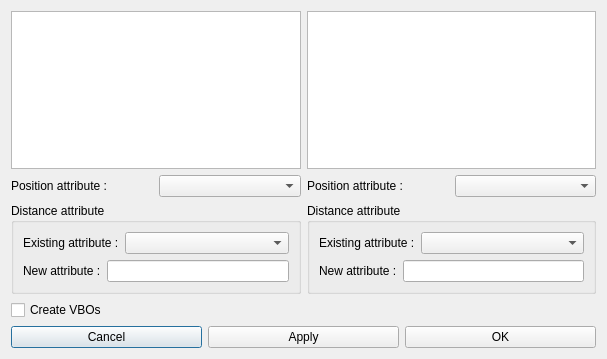
<?xml version="1.0" encoding="UTF-8"?>
<ui version="4.0">
 <class>Dialog_ComputeDistance</class>
 <widget class="QDialog" name="Dialog_ComputeDistance">
  <property name="geometry">
   <rect>
    <x>0</x>
    <y>0</y>
    <width>607</width>
    <height>359</height>
   </rect>
  </property>
  <property name="windowTitle">
   <string>Compute Distance</string>
  </property>
  <layout class="QVBoxLayout" name="verticalLayout_5">
   <item>
    <layout class="QHBoxLayout" name="horizontalLayout_8">
     <item>
      <layout class="QVBoxLayout" name="verticalLayout_3">
       <item>
        <widget class="QListWidget" name="list_maps_1"/>
       </item>
       <item>
        <layout class="QHBoxLayout" name="horizontalLayout_2">
         <item>
          <widget class="QLabel" name="label_2">
           <property name="text">
            <string>Position attribute :</string>
           </property>
          </widget>
         </item>
         <item>
          <widget class="QComboBox" name="combo_positionAttribute_1">
           <property name="sizePolicy">
            <sizepolicy hsizetype="Preferred" vsizetype="Fixed">
             <horstretch>0</horstretch>
             <verstretch>0</verstretch>
            </sizepolicy>
           </property>
          </widget>
         </item>
        </layout>
       </item>
       <item>
        <widget class="QGroupBox" name="groupBox">
         <property name="title">
          <string>Distance attribute</string>
         </property>
         <layout class="QVBoxLayout" name="verticalLayout">
          <item>
           <layout class="QHBoxLayout" name="horizontalLayout">
            <item>
             <widget class="QLabel" name="label_3">
              <property name="text">
               <string>Existing attribute :</string>
              </property>
             </widget>
            </item>
            <item>
             <widget class="QComboBox" name="combo_distanceAttribute_1">
              <property name="sizePolicy">
               <sizepolicy hsizetype="Expanding" vsizetype="Fixed">
                <horstretch>0</horstretch>
                <verstretch>0</verstretch>
               </sizepolicy>
              </property>
             </widget>
            </item>
           </layout>
          </item>
          <item>
           <layout class="QHBoxLayout" name="horizontalLayout_5">
            <item>
             <widget class="QLabel" name="label">
              <property name="text">
               <string>New attribute :</string>
              </property>
             </widget>
            </item>
            <item>
             <widget class="QLineEdit" name="distanceAttributeName_1"/>
            </item>
           </layout>
          </item>
         </layout>
        </widget>
       </item>
      </layout>
     </item>
     <item>
      <layout class="QVBoxLayout" name="verticalLayout_4">
       <item>
        <widget class="QListWidget" name="list_maps_2"/>
       </item>
       <item>
        <layout class="QHBoxLayout" name="horizontalLayout_4">
         <item>
          <widget class="QLabel" name="label_4">
           <property name="text">
            <string>Position attribute :</string>
           </property>
          </widget>
         </item>
         <item>
          <widget class="QComboBox" name="combo_positionAttribute_2">
           <property name="sizePolicy">
            <sizepolicy hsizetype="Preferred" vsizetype="Fixed">
             <horstretch>0</horstretch>
             <verstretch>0</verstretch>
            </sizepolicy>
           </property>
          </widget>
         </item>
        </layout>
       </item>
       <item>
        <widget class="QGroupBox" name="groupBox_2">
         <property name="title">
          <string>Distance attribute</string>
         </property>
         <layout class="QVBoxLayout" name="verticalLayout_2">
          <item>
           <layout class="QHBoxLayout" name="horizontalLayout_6">
            <item>
             <widget class="QLabel" name="label_5">
              <property name="text">
               <string>Existing attribute :</string>
              </property>
             </widget>
            </item>
            <item>
             <widget class="QComboBox" name="combo_distanceAttribute_2">
              <property name="sizePolicy">
               <sizepolicy hsizetype="Expanding" vsizetype="Fixed">
                <horstretch>0</horstretch>
                <verstretch>0</verstretch>
               </sizepolicy>
              </property>
             </widget>
            </item>
           </layout>
          </item>
          <item>
           <layout class="QHBoxLayout" name="horizontalLayout_7">
            <item>
             <widget class="QLabel" name="label_6">
              <property name="text">
               <string>New attribute :</string>
              </property>
             </widget>
            </item>
            <item>
             <widget class="QLineEdit" name="distanceAttributeName_2"/>
            </item>
           </layout>
          </item>
         </layout>
        </widget>
       </item>
      </layout>
     </item>
    </layout>
   </item>
   <item>
    <widget class="QCheckBox" name="enableVBO">
     <property name="text">
      <string>Create VBOs</string>
     </property>
     <property name="checked">
      <bool>false</bool>
     </property>
    </widget>
   </item>
   <item>
    <layout class="QHBoxLayout" name="horizontalLayout_3">
     <item>
      <widget class="QPushButton" name="button_cancel">
       <property name="text">
        <string>Cancel</string>
       </property>
      </widget>
     </item>
     <item>
      <widget class="QPushButton" name="button_apply">
       <property name="text">
        <string>Apply</string>
       </property>
      </widget>
     </item>
     <item>
      <widget class="QPushButton" name="button_ok">
       <property name="text">
        <string>OK</string>
       </property>
      </widget>
     </item>
    </layout>
   </item>
  </layout>
 </widget>
 <resources/>
 <connections>
  <connection>
   <sender>button_ok</sender>
   <signal>clicked()</signal>
   <receiver>Dialog_ComputeDistance</receiver>
   <slot>accept()</slot>
   <hints>
    <hint type="sourcelabel">
     <x>232</x>
     <y>283</y>
    </hint>
    <hint type="destinationlabel">
     <x>140</x>
     <y>156</y>
    </hint>
   </hints>
  </connection>
  <connection>
   <sender>button_cancel</sender>
   <signal>clicked()</signal>
   <receiver>Dialog_ComputeDistance</receiver>
   <slot>reject()</slot>
   <hints>
    <hint type="sourcelabel">
     <x>52</x>
     <y>283</y>
    </hint>
    <hint type="destinationlabel">
     <x>140</x>
     <y>156</y>
    </hint>
   </hints>
  </connection>
 </connections>
</ui>
